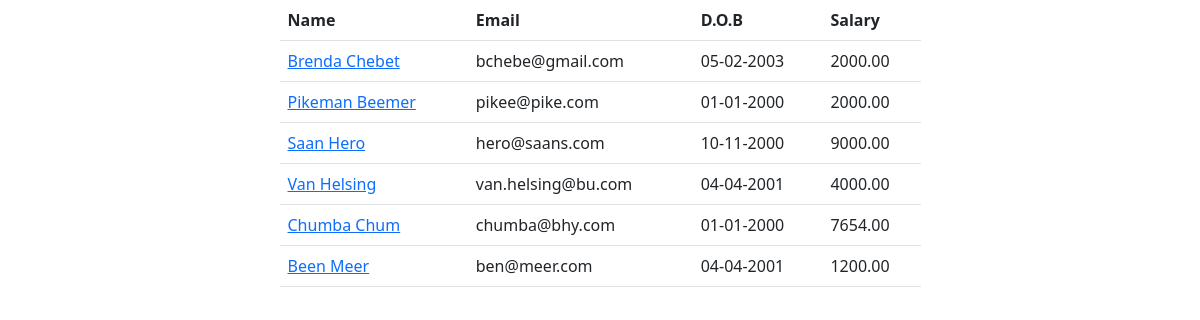
The page /employees on the database as committed earlier.
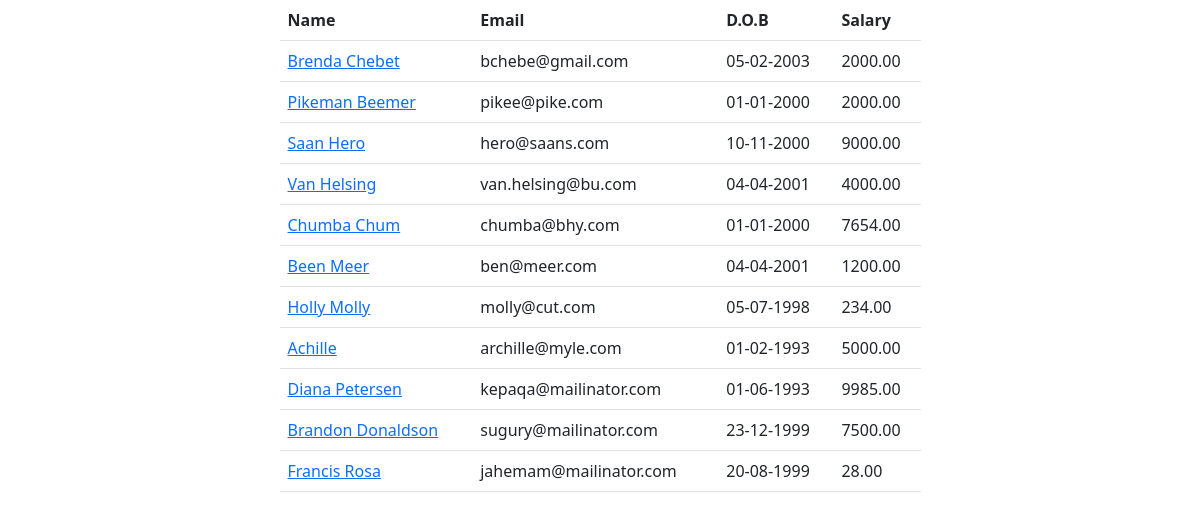
The same page on the database as committed later.
### main_app/models.py (models this page shows, shortened)
class Employee(models.Model):
    name = models.CharField(max_length=40)
    email = models.EmailField(unique=True)
    dob = models.DateField(null=True)
    salary = models.DecimalField(max_digits=7, decimal_places=2)
    disabled = models.BooleanField(default=False)
    profile = models.ImageField(upload_to="employees", null=True)
    created_at = models.DateTimeField(auto_now_add=True, null=True)  # added once during creation
    updated_at = models.DateTimeField(auto_now=True, null=True)  # updates every time update happens

### main_app/views.py (the view)
# urls.py: path('employees', views.all_employees, name="all"),
def all_employees(request):
    employees = Employee.objects.all()  # SELECT * From employees
    return render(request, 'all_employees.html', {"employees": employees})

### templates/all_employees.html (shortened to what this page needs)
<!doctype html>
<html lang="en">
<head>
	<link href="https://cdn.jsdelivr.net/npm/bootstrap@5.2.3/dist/css/bootstrap.min.css" rel="stylesheet">
</head>
<body>
	<div class="container">
		<div class="row justify-content-center">
			<div class="col-sm-7">
				<table class="table">
					<thead>
					<th>Name</th>
					<th>Email</th>
					<th>D.O.B</th>
					<th>Salary</th>
					</thead>
					<tbody>
						{% for employee in employees %}
							<tr>
								<td>
									<a href="/employees/{{ employee.id }}">{{ employee.name | title }}</a>
								</td>
								<td>{{ employee.email }}</td>
								<td>{{ employee.dob | date:"d-m-Y" }}</td>
								<td>{{ employee.salary }}</td>
							</tr>
						{% endfor %}
					</tbody>
				</table>
			</div>
		</div>
	</div>
</body>
</html>

Rows that differ between the two databases and show on the page:
added Employee: name "Holly Molly", email "molly@cut.com", dob "05-07-1998", salary "234.00"
added Employee: name "Achille", email "archille@myle.com", dob "01-02-1993", salary "5000.00"
added Employee: name "Diana Petersen", email "kepaqa@mailinator.com", dob "01-06-1993", salary "9985.00"
added Employee: name "Brandon Donaldson", email "sugury@mailinator.com", dob "23-12-1999", salary "7500.00"
added Employee: name "Francis Rosa", email "jahemam@mailinator.com", dob "20-08-1999", salary "28.00"
